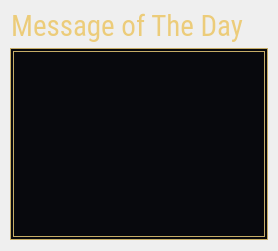
           <widget class="QWidget" name="motd_tab">
            <property name="styleSheet">
             <string notr="true">QWidget#motd_tab {
	background-image: url(:/resource/ui/lobby_assets/grain-overlay.png);
}</string>
            </property>
            <attribute name="title">
             <string>Placeholder Textttttt</string>
            </attribute>
            <layout class="QGridLayout" name="gridLayout_6">
             <property name="leftMargin">
              <number>10</number>
             </property>
             <property name="topMargin">
              <number>8</number>
             </property>
             <property name="rightMargin">
              <number>10</number>
             </property>
             <property name="bottomMargin">
              <number>10</number>
             </property>
             <property name="verticalSpacing">
              <number>6</number>
             </property>
             <item row="0" column="0">
              <widget class="QWidget" name="motd_container" native="true">
               <layout class="QVBoxLayout" name="verticalLayout_8">
                <property name="spacing">
                 <number>3</number>
                </property>
                <property name="leftMargin">
                 <number>0</number>
                </property>
                <property name="topMargin">
                 <number>0</number>
                </property>
                <property name="rightMargin">
                 <number>0</number>
                </property>
                <property name="bottomMargin">
                 <number>1</number>
                </property>
                <item alignment="Qt::AlignmentFlag::AlignLeft">
                 <widget class="QPushButton" name="motd_title">
                  <property name="font">
                   <font>
                    <family>Roboto Condensed</family>
                    <pointsize>22</pointsize>
                   </font>
                  </property>
                  <property name="styleSheet">
                   <string notr="true">QPushButton {
	color: rgb(236, 204, 122);
    /* Title is pressed if there's no border */
	/* This is a workaround to avoid that*/
	border: 1px solid rgba(0, 0, 0, 0);
	margin: 0px;
	padding: 0px;
}</string>
                  </property>
                  <property name="text">
                   <string>Message of The Day</string>
                  </property>
                  <property name="icon">
                   <iconset resource="../../resources.qrc">
                    <normaloff>:/resource/ui/lobby_assets/icon_badge_1.webp</normaloff>:/resource/ui/lobby_assets/icon_badge_1.webp</iconset>
                  </property>
                  <property name="iconSize">
                   <size>
                    <width>30</width>
                    <height>30</height>
                   </size>
                  </property>
                  <property name="checked">
                   <bool>false</bool>
                  </property>
                  <property name="flat">
                   <bool>true</bool>
                  </property>
                 </widget>
                </item>
                <item>
                 <widget class="QTextBrowser" name="motd_text">
                  <property name="sizePolicy">
                   <sizepolicy hsizetype="Preferred" vsizetype="Expanding">
                    <horstretch>0</horstretch>
                    <verstretch>0</verstretch>
                   </sizepolicy>
                  </property>
                  <property name="minimumSize">
                   <size>
                    <width>258</width>
                    <height>0</height>
                   </size>
                  </property>
                  <property name="font">
                   <font>
                    <family>DM Sans</family>
                    <pointsize>9</pointsize>
                    <italic>false</italic>
                    <bold>false</bold>
                   </font>
                  </property>
                  <property name="styleSheet">
                   <string notr="true">QTextBrowser {
	font: &quot;DM Sans&quot;;
	border: 4px double #c5ac66;
	padding: 4px;
	background-color: rgb(8, 9, 13);
	color:white;
}</string>
                  </property>
                  <property name="html">
                   <string>&lt;!DOCTYPE HTML PUBLIC &quot;-//W3C//DTD HTML 4.0//EN&quot; &quot;http://www.w3.org/TR/REC-html40/strict.dtd&quot;&gt;
&lt;html&gt;&lt;head&gt;&lt;meta name=&quot;qrichtext&quot; content=&quot;1&quot; /&gt;&lt;meta charset=&quot;utf-8&quot; /&gt;&lt;style type=&quot;text/css&quot;&gt;
p, li { white-space: pre-wrap; }
hr { height: 1px; border-width: 0; }
li.unchecked::marker { content: &quot;\2610&quot;; }
li.checked::marker { content: &quot;\2612&quot;; }
&lt;/style&gt;&lt;/head&gt;&lt;body style=&quot; font-family:'DM Sans'; font-size:9pt; font-weight:400; font-style:normal;&quot;&gt;
&lt;p style=&quot;-qt-paragraph-type:empty; margin-top:0px; margin-bottom:0px; margin-left:0px; margin-right:0px; -qt-block-indent:0; text-indent:0px;&quot;&gt;&lt;br /&gt;&lt;/p&gt;&lt;/body&gt;&lt;/html&gt;</string>
                  </property>
                  <property name="openExternalLinks">
                   <bool>true</bool>
                  </property>
                 </widget>
                </item>
               </layout>
              </widget>
             </item>
            </layout>
           </widget>
